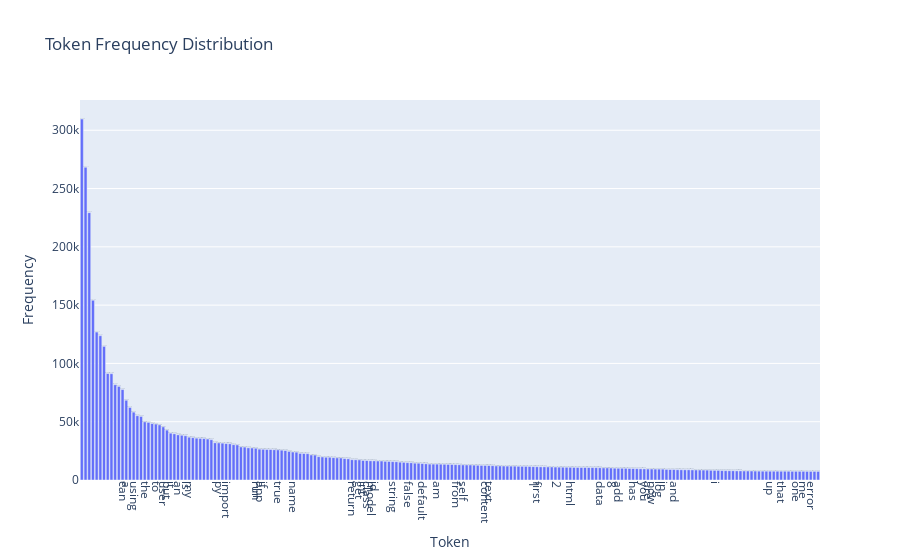

The notebook cell this image was saved under:
### Code cell
# Plot the distribution using Plotly

df = df_freq[:200]

fig = px.bar(df, x='Token', y='Frequency', labels={'Token': 'Token', 'Frequency': 'Frequency'},
             title='Token Frequency Distribution', text='Frequency')
fig.update_xaxes(tickangle=90, tickmode='array', tickvals=df.index, ticktext=df['Token'])

# Show the plot
fig.show()

# Ici l'interactivité de plotly est vraiment pratique.
# pb xticks ?

### Figure 1 — Plotly figure (JSON) as saved in the notebook; plotly's stock layout.template omitted (floating-point values rounded to 4 significant figures; data arrays with more than 128 entries replaced by an {"elided": "..."} marker saying what was removed)
{"data": [{"alignmentgroup": "True", "hovertemplate": "Token=%{x}<br>Frequency=%{text}<extra></extra>", "legendgroup": "", "marker": {"color": "#636efa", "pattern": {"shape": ""}}, "name": "", "offsetgroup": "", "orientation": "v", "showlegend": false, "text": {"elided": "200 int values"}, "textposition": "auto", "type": "bar", "x": {"elided": "200 str values"}, "xaxis": "x", "y": {"elided": "200 int values"}, "yaxis": "y"}], "layout": {"barmode": "relative", "legend": {"tracegroupgap": 0}, "title": {"text": "Token Frequency Distribution"}, "xaxis": {"anchor": "y", "domain": [0, 1], "tickangle": 90, "tickmode": "array", "ticktext": {"elided": "200 str values"}, "tickvals": {"elided": "200 int values"}, "title": {"text": "Token"}}, "yaxis": {"anchor": "x", "domain": [0, 1], "title": {"text": "Frequency"}}}}
